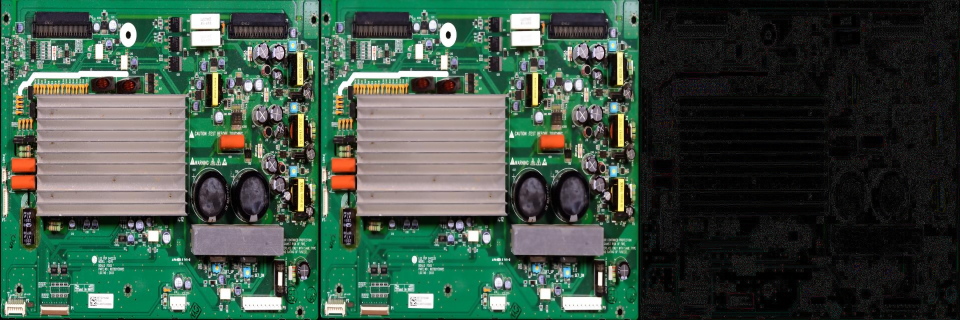
#> input picture presentation_assets/bilateral_filter_sample_comparison.png, 1920 x 640 px (shown at 1/2 size)
$ python -i enhance_pcb_sargis_weber.py   (imports and definitions only)
#> lines starting #> are read from the running program, lines starting #| are printed output that depends on the picture
"""
Sargis's Local Contrast / Weber-Fechner Edge Enhancement Filter for PCB AOI
Based on Chapter 6 (Eq. 6.3.8 / Eq. 5) of Ph.D. Dissertation (Hovhannisyan, 2026):

    f(L) = 300 * ((L_max - L_min) / (L_min + c))^alpha * log( (L_max - L_min) / (L_min + c) )

Replaces binary non-differentiable Canny edges with smooth, continuous,
physically grounded Weber contrast edge responses.
"""

import argparse
import concurrent.futures
from pathlib import Path
import shutil
import time
from typing import Dict, List, Optional, Tuple, Union

import cv2
import matplotlib
# [1 line not run here, left out]
import matplotlib.pyplot as plt
import numpy as np
import yaml


def compute_sargis_weber_edges(
    img: np.ndarray,
    ksize: int = 3,
    alpha: float = 0.10,
    c: float = 1.0,
    use_log1p: bool = True,
    normalize_output: bool = True,
) -> Tuple[np.ndarray, np.ndarray, np.ndarray, np.ndarray]:
    """
    Computes Sargis's Weber-contrast edge map on an input image.

    Args:
        img: Input image (H, W) or (H, W, 3) in uint8 [0, 255] or float [0, 1].
        ksize: Neighborhood window size (3 for 3x3, 5 for 5x5).
        alpha: Tunable exponent adjusting enhancement aggressiveness (e.g. 0.02, 0.1, 0.2, 0.95).
        c: Stabilization constant to prevent division by zero (default: 1.0 for uint8).
        use_log1p: If True, uses log(1 + ratio) so that flat areas (ratio=0) yield exactly 0,
                   guaranteeing non-negative, well-behaved edge gradients.
        normalize_output: If True, rescales output to [0, 1].
    """
    if img.ndim == 3:
        if img.shape[2] == 3:
            gray = cv2.cvtColor(img, cv2.COLOR_BGR2GRAY if img.dtype == np.uint8 else cv2.COLOR_RGB2GRAY)
        else:
            gray = img[:, :, 0]
    else:
        gray = img.copy()

    if gray.dtype != np.float32 and gray.dtype != np.float64:
        gray_f = gray.astype(np.float32)
    else:
        if gray.max() <= 1.0:
            gray_f = gray.astype(np.float32) * 255.0
        else:
            gray_f = gray.astype(np.float32)

    # Local Neighborhood Window: L_max (Dilation) and L_min (Erosion)
    kernel = cv2.getStructuringElement(cv2.MORPH_RECT, (ksize, ksize))
    l_max = cv2.dilate(gray_f, kernel)
    l_min = cv2.erode(gray_f, kernel)

    # Weber Contrast Ratio: (L_max - L_min) / (L_min + c)
    diff = np.maximum(l_max - l_min, 0.0)
    denom = l_min + float(c)
    c_ratio = diff / denom

    # Formula: 300 * (C_ratio)^alpha * log(C_ratio)
    ratio_pow = np.power(np.maximum(c_ratio, 1e-7), alpha)
    log_term = np.log1p(c_ratio) if use_log1p else np.maximum(0.0, np.log(np.maximum(c_ratio, 1e-4)))
    raw_edge = 300.0 * ratio_pow * log_term

    if normalize_output:
        p99 = np.percentile(raw_edge, 99.8)
        if p99 > 1e-6:
            edge_norm = np.clip(raw_edge / p99, 0.0, 1.0)
        else:
            edge_norm = np.zeros_like(raw_edge)
        return edge_norm, c_ratio, l_max, l_min

    return raw_edge, c_ratio, l_max, l_min


def decompose_bilateral_retinex(img_bgr: np.ndarray, d: int = 5, sigma_color: float = 75.0, sigma_space: float = 75.0):
    """Decomposes an image into Illumination L and Material Reflectance R."""
    img_f = img_bgr.astype(np.float32) / 255.0
    l_init = np.max(img_f, axis=2)
    l_init_u8 = (l_init * 255.0).astype(np.uint8)
    l_smooth_u8 = cv2.bilateralFilter(l_init_u8, d=d, sigmaColor=sigma_color, sigmaSpace=sigma_space)
    l_smooth = (l_smooth_u8.astype(np.float32) / 255.0) + 1e-4

    r_map = np.zeros_like(img_f)
    for c in range(3):
        r_map[:, :, c] = img_f[:, :, c] / l_smooth
    r_norm = np.clip(r_map, 0.0, 1.0)
    return l_smooth, r_norm, img_f


def enhance_pcb_sargis_image(
    img_bgr: np.ndarray,
    alpha_exp: float = 0.10,
    ksize: int = 3,
    weight_orig: float = 0.70,
    weight_r: float = 0.30,
    weight_edge: float = 0.10,
) -> Tuple[np.ndarray, np.ndarray, np.ndarray, np.ndarray]:
    """
    Synthesizes the PCB image using:
        I_enhanced = weight_orig * I_orig + weight_r * R + weight_edge * Edge_Weber(R)
    """
    l_map, r_map, img_f = decompose_bilateral_retinex(img_bgr)
    edge_norm, _, _, _ = compute_sargis_weber_edges(
        (r_map * 255.0).astype(np.uint8),
        ksize=ksize,
        alpha=alpha_exp,
        c=1.0,
        use_log1p=True,
        normalize_output=True,
    )
    edge_3c = edge_norm[:, :, None]
    enhanced = weight_orig * img_f + weight_r * r_map + weight_edge * edge_3c
    enhanced_u8 = np.clip(enhanced * 255.0, 0, 255).astype(np.uint8)
    return enhanced_u8, l_map, r_map, edge_norm


# [15 lines left out: function process_single_task, not called in this run]


def create_preview_panel(
    input_path: Path,
    output_path: Path,
    alpha_exp: float = 0.10,
    ksize: int = 3,
):
    """Creates a 5-panel side-by-side diagnostic visualization comparing Canny vs Sargis Weber."""
#> called with output_path = 'out.png', alpha_exp = 0.1, ksize = 3
    img_bgr = cv2.imread(str(input_path))
#> img_bgr is the input picture: shape (640, 1920, 3); mean B, G, R 68.7, 81.5, 61
    if img_bgr is None:
        raise FileNotFoundError(f"Could not load image at {input_path}")

    enh_bgr, l_map, r_map, weber_edges = enhance_pcb_sargis_image(
        img_bgr, alpha_exp=alpha_exp, ksize=ksize
    )
#> in compute_sargis_weber_edges, `l_max = cv2.dilate(gray_f, kernel)`:
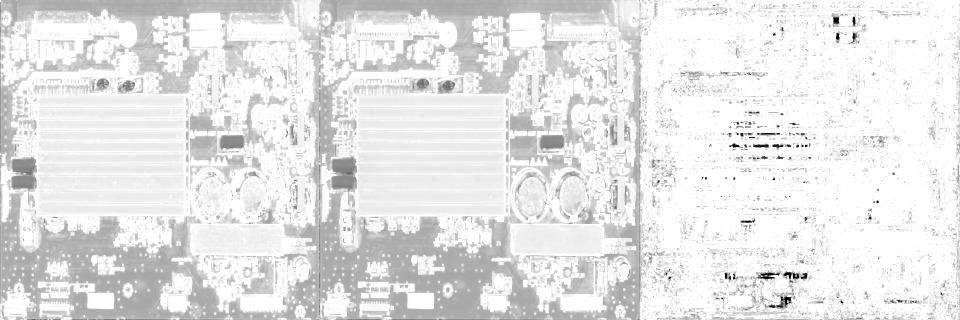
#> l_max: shape (640, 1920) float32 (shown at 1/2 size); min 0, max 255, mean 229.8
#> in compute_sargis_weber_edges, `l_min = cv2.erode(gray_f, kernel)`:
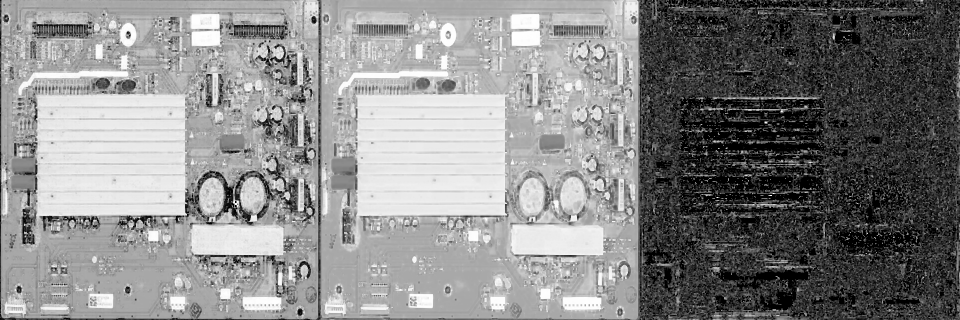
#> l_min: shape (640, 1920) float32 (shown at 1/2 size); min 0, max 255, mean 135.5
#> in compute_sargis_weber_edges, `diff = np.maximum(l_max - l_min, 0.0)`:
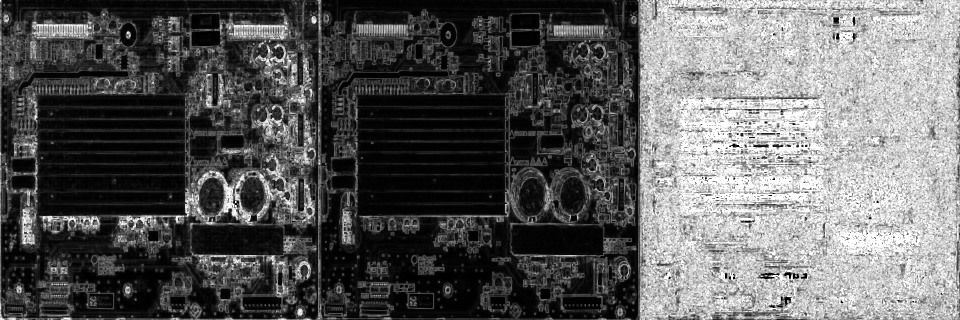
#> diff: shape (640, 1920) float32 (shown at 1/2 size); min 0, max 255, mean 94.3
#> in compute_sargis_weber_edges, `ratio_pow = np.power(np.maximum(c_ratio, 1e-7), alpha)`:
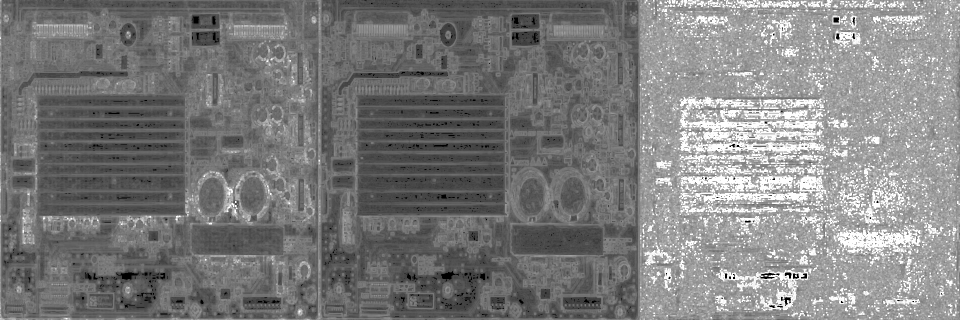
#> ratio_pow: shape (640, 1920) float32 (shown at 1/2 size); min 0.2, max 1.74, mean 0.959; drawn with min black and max white
#> in compute_sargis_weber_edges, `raw_edge = 300.0 * ratio_pow * log_term`:
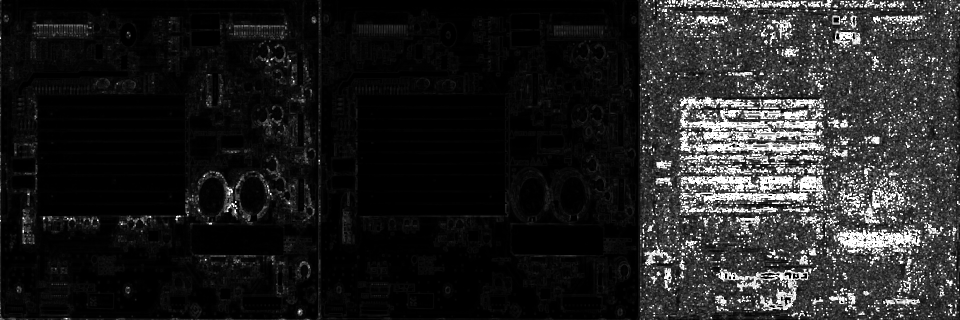
#> raw_edge: shape (640, 1920) float32 (shown at 1/2 size); min 0, max 2895.3, mean 385.1; drawn with min black and max white
#> in compute_sargis_weber_edges, `p99 = np.percentile(raw_edge, 99.8)`: p99 = 2895.3
#> in enhance_pcb_sargis_image, `enhanced = weight_orig * img_f + weight_r * r_map + weight_edge * edge..`:
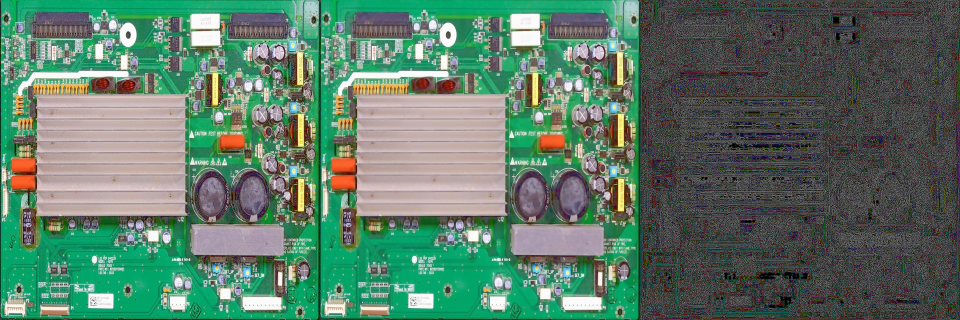
#> enhanced: shape (640, 1920, 3) float32 (shown at 1/2 size); mean B, G, R 0.412, 0.48, 0.369; drawn with min black and max white

    r_gray = cv2.cvtColor((r_map * 255).astype(np.uint8), cv2.COLOR_BGR2GRAY)
    r_clean = cv2.bilateralFilter(r_gray, d=3, sigmaColor=30, sigmaSpace=30)
    otsu_th, _ = cv2.threshold(r_clean, 0, 255, cv2.THRESH_BINARY + cv2.THRESH_OTSU)
#> otsu_th = 148
    canny_edges = cv2.Canny(r_clean, max(10, int(0.5 * otsu_th)), min(250, int(1.2 * otsu_th)))
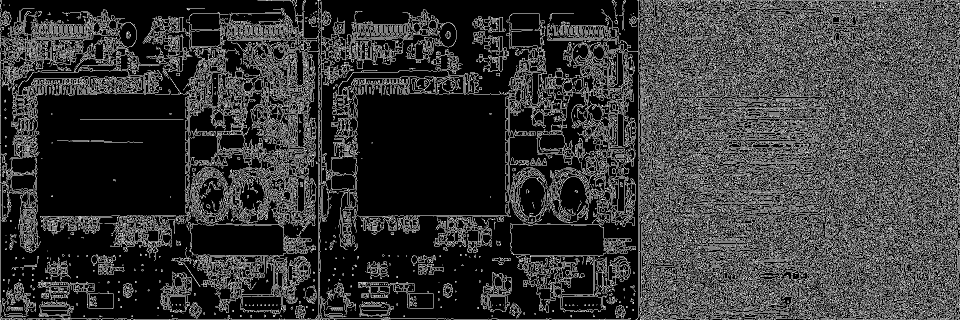
#> canny_edges: shape (640, 1920) (shown at 1/2 size); 21.8% white in thin lines or dots

    orig_rgb = cv2.cvtColor(img_bgr, cv2.COLOR_BGR2RGB)
    enh_rgb = cv2.cvtColor(enh_bgr, cv2.COLOR_BGR2RGB)
    r_rgb = cv2.cvtColor((r_map * 255).astype(np.uint8), cv2.COLOR_BGR2RGB)

    fig, axes = plt.subplots(1, 5, figsize=(25, 5), dpi=150)
    axes[0].imshow(orig_rgb)
    axes[0].set_title("1. Original PCB (RGB)", fontsize=12, fontweight="bold")
    axes[0].axis("off")

    axes[1].imshow(r_rgb)
    axes[1].set_title("2. Material Reflectance (R)\n[Shadow-Free]", fontsize=12, fontweight="bold")
    axes[1].axis("off")

    axes[2].imshow(canny_edges, cmap="gray")
    axes[2].set_title("3. Classic Canny on R\n[Binary 1-bit Step Spikes]", fontsize=12, fontweight="bold", color="darkred")
    axes[2].axis("off")

    axes[3].imshow(weber_edges, cmap="inferno")
    axes[3].set_title(f"4. Sargis Weber on R\n[Smooth Continuous (a={alpha_exp}, k={ksize})]", fontsize=12, fontweight="bold", color="darkblue")
    axes[3].axis("off")

    axes[4].imshow(enh_rgb)
    axes[4].set_title("5. Sargis Enhanced Output\n[0.7I + 0.3R + 0.1Weber]", fontsize=12, fontweight="bold", color="darkgreen")
    axes[4].axis("off")

    plt.tight_layout()
#> (the run stopped early here; a loop or call above may not have finished)
